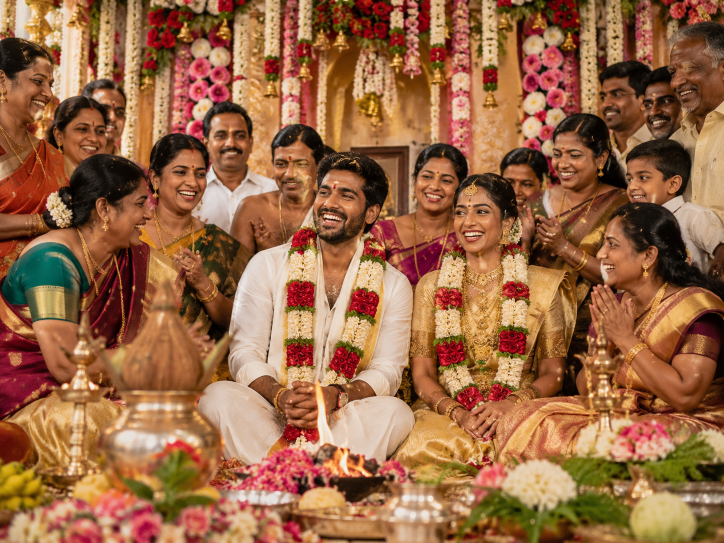
#> input picture assets/source/photo-studio/before-correction.png, 1448 x 1086 px (shown at 1/2 size)
$ python process-demo-image.py ../assets/source/photo-studio/before-correction.png ../assets/source/photo-studio/before-correction.png
#> lines starting #> are read from the running program, lines starting #| are printed output that depends on the picture
#!/usr/bin/env python3
import os
import sys
from PIL import Image

def convert_to_webp(src_path, dest_path, max_dim=1200, target_kb=120):
#> called with max_dim = 1200, target_kb = 120
    os.makedirs(os.path.dirname(dest_path), exist_ok=True)
    with Image.open(src_path) as orig:
#> orig is the input picture: PIL image 1448x1086 RGB; mean R, G, B 153.6, 103.5, 68.9
        orig = orig.convert('RGB')

        # Try decreasing size and quality until under target_kb
        cur_dim = max_dim
        while cur_dim >= 400:
            w, h = orig.size
            if max(w, h) > cur_dim:
                if w >= h:
                    new_w = cur_dim
                    new_h = int(h * (cur_dim / w))
                else:
                    new_h = cur_dim
                    new_w = int(w * (cur_dim / h))
                img = orig.resize((new_w, new_h), Image.Resampling.LANCZOS)
            else:
                img = orig.copy()

            for quality in [82, 76, 70, 64, 58, 52]:
                img.save(dest_path, 'WEBP', quality=quality, method=6)
                size_kb = os.path.getsize(dest_path) / 1024
                if size_kb <= target_kb:
                    print(f"Saved {dest_path} ({img.size[0]}x{img.size[1]}, {size_kb:.1f} KB, q={quality})")
                    return
            cur_dim -= 150
#> this loop made 1 pass
#> pass 1, in convert_to_webp, `img = orig.resize((new_w, new_h), Image.Resampling.LANCZOS)`:
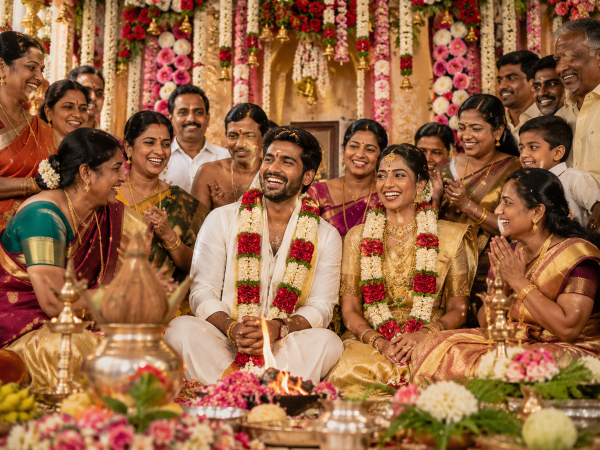
#> img: PIL image 1200x900 RGB (shown at 1/2 size); mean R, G, B 153.6, 103.5, 68.9
#> after the loop, cur_dim = 1200

if __name__ == '__main__':
    if len(sys.argv) < 3:
        print("Usage: process-demo-image.py <src> <dest>")
        sys.exit(1)
    convert_to_webp(sys.argv[1], sys.argv[2])
